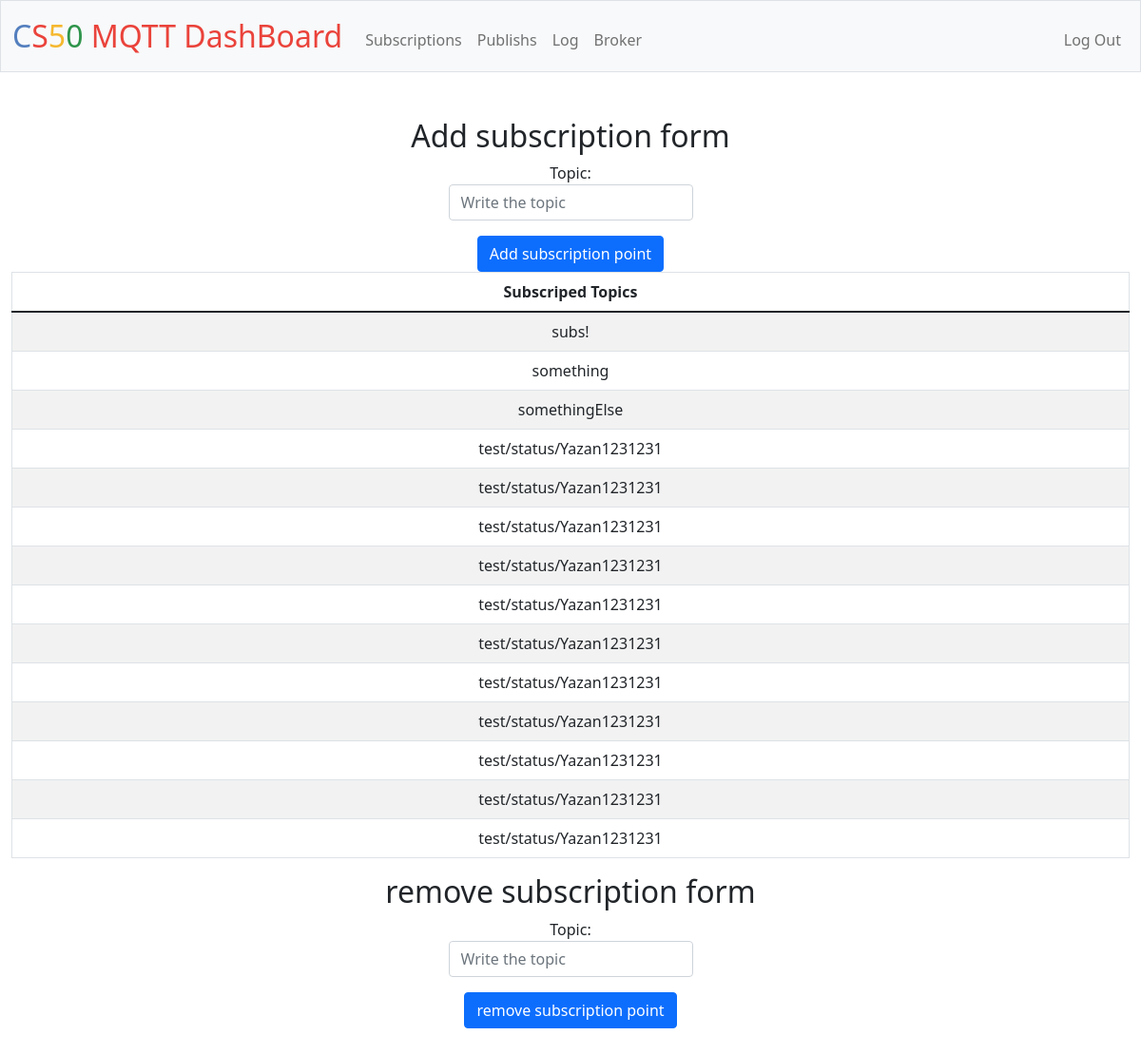
/AddSub (signed in), run on an earlier commit of the app's database.
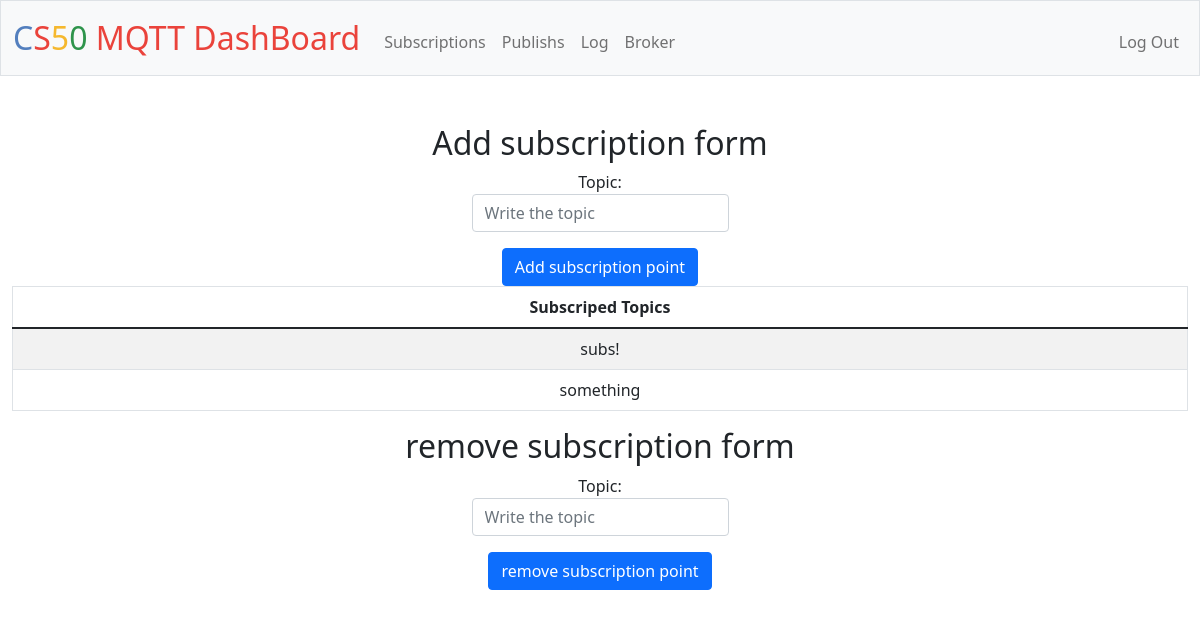
And on a later commit of the database.
### tables this page shows
CREATE TABLE topics (
    id  INTEGER PRIMARY KEY AUTOINCREMENT ,
    user_id INTEGER,
    type TEXT,
    topic TEXT
);

### app.py (the view)
@app.route("/AddSub", methods=["GET", "POST"])
@login_required
def AddSub():
    if request.method == "POST":
        formTopic = request.form.get("subTopic")
        if not formTopic:  # check provided topic
            return apology("provide a topic to subscibe to")
        subTopics = db.execute(
            "SELECT topic FROM topics WHERE user_id = :user_id and type = :type",
            user_id=session["user_id"],
            type="subscribe",
        )
        for subTopics in subTopics:
            if formTopic == subTopics["topic"]:
                return apology("Topic already subscibed to")
        db.execute(
                    "INSERT INTO topics (user_id, type, topic) VALUES(:user_id, :type, :topic)",
                    user_id=session["user_id"],
                    type="subscribe",
                    topic=formTopic,
                )
        return redirect("/AddSub")
    else:
        subTopics = db.execute(
            "SELECT topic FROM topics WHERE type = :type AND user_id = :user_id",
            type="subscribe",
            user_id=session["user_id"],
        )
        return render_template("AddSub.html", subTopics=subTopics)

### app.py (called while the page is built)
@app.after_request
def after_request(response):
    response.headers["Cache-Control"] = "no-cache, no-store, must-revalidate"
    response.headers["Expires"] = 0
    response.headers["Pragma"] = "no-cache"
    return response

### helpers.py (called while the page is built)
def login_required(f):
    @wraps(f)
    def decorated_function(*args, **kwargs):
        if session.get("user_id") is None:
            return redirect("/login")
        return f(*args, **kwargs)
    return decorated_function

### templates/AddSub.html (shortened to what this page needs)
{% extends "layout.html" %}
{% block main %}
<h2>Add subscription form</h2>
<form action="/AddSub" method="post">
    <div class="mb-3">
        <label for="subTopic">Topic:</label>
        <input autocomplete="off" autofocus class="form-control mx-auto w-auto" name="subTopic"
            placeholder="Write the topic" type="text">
    </div>
    <button class="btn btn-primary" type="submit">Add subscription point</button>
</form>
<div>
    <table class="table table-bordered table-striped">
        <thead class="thread-light">
            <tr>
                <th>Subscriped Topics</th>
            </tr>
        </thead>
        <tbody>
            {% for topic in subTopics %}
                <tr>
                    <td>{{ topic["topic"] }}</td>
                </tr>
            {% endfor %}
        </tbody>
    </table>
</div>
<h2>remove subscription form</h2>
<form action="/removeSub" method="post">
    <div class="mb-3">
        <label for="subTopic">Topic:</label>
        <input autocomplete="off" autofocus class="form-control mx-auto w-auto" name="subTopic"
            placeholder="Write the topic" type="text">
    </div>
    <button class="btn btn-primary" type="submit">remove subscription point</button>
</form>
{% endblock %}

### templates/layout.html (shortened to what this page needs)
<!DOCTYPE html>
<html lang="en">
    <head>
        <link href="https://cdn.jsdelivr.net/npm/bootstrap@5.1.3/dist/css/bootstrap.min.css" rel="stylesheet">
        <link href="/static/styles.css" rel="stylesheet">
    </head>
    <body>
        <nav class="bg-light border navbar navbar-expand-md navbar-light">
            <div class="container-fluid">
                <a class="navbar-brand" href="/"><span class="blue">C</span><span class="red">S</span><span class="yellow">5</span><span class="green">0</span> <span class="red">MQTT DashBoard</span></a>
                <div class="collapse navbar-collapse" id="navbar">
                    {% if session["user_id"] %}
                        <ul class="navbar-nav me-auto mt-2">
                            <li class="nav-item"><a class="nav-link" href="/AddSub">Subscriptions</a></li>
                            <li class="nav-item"><a class="nav-link" href="/AddPub">Publishs</a></li>
                            <li class="nav-item"><a class="nav-link" href="/log">Log</a></li>
                            <li class="nav-item"><a class="nav-link" href="/ShowBroker">Broker</a></li>
                        </ul>
                        <ul class="navbar-nav ms-auto mt-2">
                            <li class="nav-item"><a class="nav-link" href="/logout">Log Out</a></li>
                        </ul>
                    {% else %}
                        <ul class="navbar-nav ms-auto mt-2">
                            <li class="nav-item"><a class="nav-link" href="/register">Register</a></li>
                            <li class="nav-item"><a class="nav-link" href="/login">Log In</a></li>
                        </ul>
                    {% endif %}
                </div>
            </div>
        </nav>
        <main class="container-fluid py-5 text-center">
            {% block main %}{% endblock %}
        </main>
    </body>
</html>

### static/styles.css (style rules this page uses)
nav .navbar-brand { font-size: xx-large; }
nav .navbar-brand .blue { color: #537fbe; }
nav .navbar-brand .red { color: #ea433b; }
nav .navbar-brand .yellow { color: #f5b82e; }
nav .navbar-brand .green { color: #2e944b; }

What changed in the data, as far as the page shows it:
removed topics: topic "somethingElse"
removed topics: topic "test/status/Yazan1231231"
removed topics: topic "test/status/Yazan1231231"
removed topics: topic "test/status/Yazan1231231"
removed topics: topic "test/status/Yazan1231231"
removed topics: topic "test/status/Yazan1231231"
removed topics: topic "test/status/Yazan1231231"
removed topics: topic "test/status/Yazan1231231"
removed topics: topic "test/status/Yazan1231231"
removed topics: topic "test/status/Yazan1231231"
removed topics: topic "test/status/Yazan1231231"
removed topics: topic "test/status/Yazan1231231"
